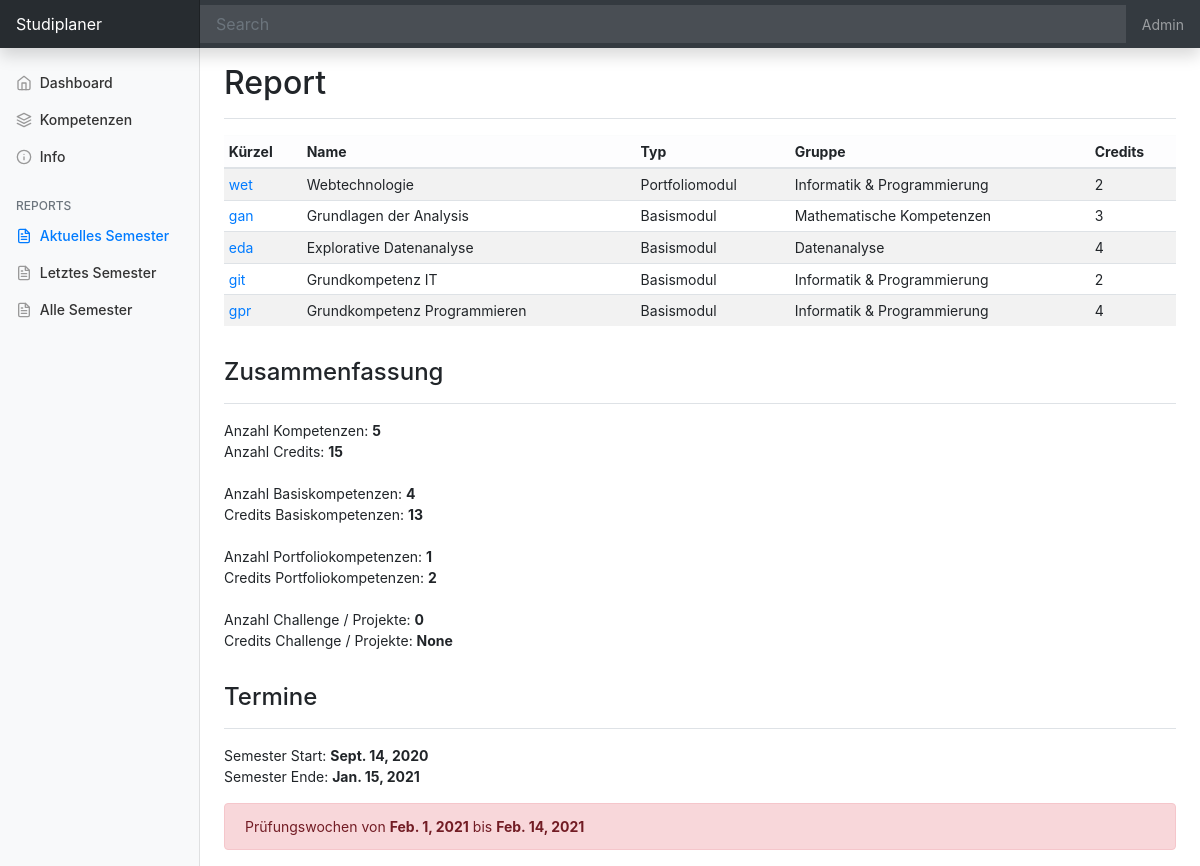
The app's page /report/current/, older data.
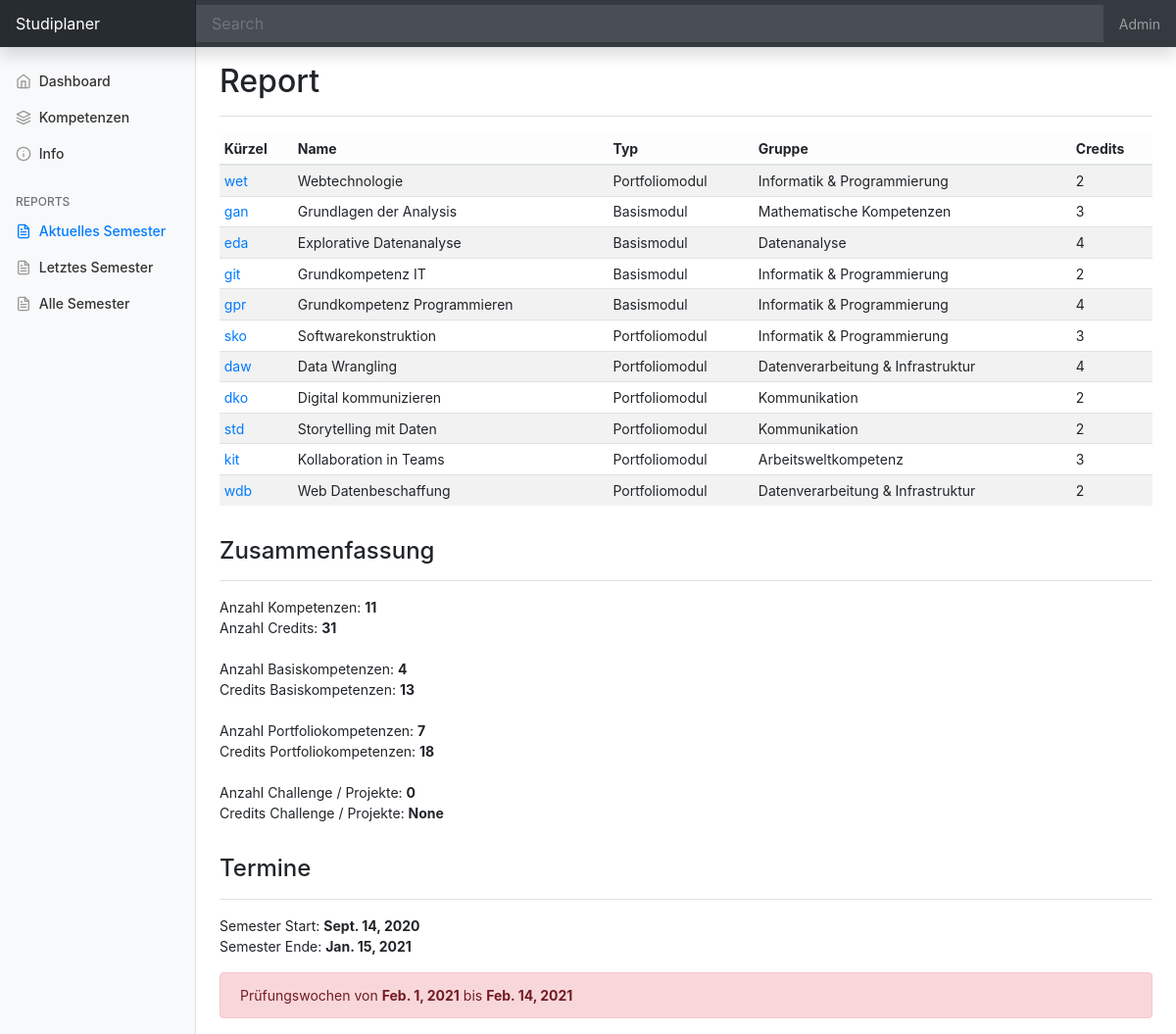
The same page, newer data.
### kompetenzen/models.py (models this page shows, shortened)
class course(models.Model):
    id              = models.AutoField(primary_key=True)
    name            = models.CharField(max_length=200, null=True)
    shortname       = models.CharField(max_length=10, null=True)
    type            = models.ForeignKey(course_type, null=True, on_delete=models.SET_NULL, blank=True)
    group           = models.ForeignKey(course_group, null=True,on_delete=models.SET_NULL, blank=True)
    credits         = models.IntegerField(null=True)
    date_created    = models.DateTimeField(auto_now_add=True)
    done            = models.BooleanField(default=False)
    semester        = models.ForeignKey(course_semester, null=True, on_delete=models.SET_NULL, blank=True)
    link            = models.CharField(max_length=300, null=True, blank=True)

class course_type(models.Model):
    id              = models.AutoField(primary_key=True)
    name            = models.CharField(max_length=100, null=True)
    date_created    = models.DateTimeField(auto_now_add=True)
    def __str__(self):
        return self.name

class course_group(models.Model):
    id              = models.AutoField(primary_key=True)
    name            = models.CharField(max_length=100, null=True)
    maxcredits      = models.IntegerField(null=True)
    mincredits      = models.IntegerField(null=True)
    date_created    = models.DateTimeField(auto_now_add=True)
    def __str__(self):
        return self.name

### kompetenzen/views.py (the view, shortened to what this page needs)
# urls.py: path('report/<str:name>/', views.report, name="report"),
def report(request, name):
     if name == "current":
          co = course.objects.filter(semester__current=True)
          so = course_semester.objects.get(current=True)
          bo = course.objects.filter(semester__current=True,type__name='Basismodul').count()
          bosum = course.objects.filter(semester__current=True,type__name='Basismodul').aggregate(sumcredits=Sum('credits'))['sumcredits']
          po = course.objects.filter(semester__current=True,type__name='Portfoliomodul').count()
          posum = course.objects.filter(semester__current=True,type__name='Portfoliomodul').aggregate(sumcredits=Sum('credits'))['sumcredits']
          cp = course.objects.filter(semester__current=True,type__name='Challenge- / Projektmodul').count()
          cpsum = course.objects.filter(semester__current=True,type__name='Challenge- / Projektmodul').aggregate(sumcredits=Sum('credits'))['sumcredits']
     coursetotal = 0
     creditstotal = 0
     for c in co:
          coursetotal += 1
          creditstotal += c.credits
     context = {'course':co,
               'semester':so,
               'coursetotal':coursetotal,
               'creditstotal':creditstotal,
               'bo':bo,
               'bosum':bosum,
               'po':po,
               'posum':posum,
               'cp':cp,
               'cpsum':cpsum
               }
     return render(request, 'kompetenzen/report.html', context)

### kompetenzen/templates/kompetenzen/report.html
{% extends 'kompetenzen/main.html' %}
{% block content %}
<main class="col-md-9 ml-sm-auto col-lg-10 px-md-4">
  <div class="d-flex justify-content-between flex-wrap flex-md-nowrap align-items-center pt-3 pb-2 mb-3 border-bottom">
    <h1 class="h2">Report</h1>
  </div>
  <div class="table-responsive">
    <table class="table table-striped table-sm">
      <thead class="table-light">
        <tr>
          <th>Kürzel</th>
          <th>Name</th>
          <th>Typ</th>
          <th>Gruppe</th>
          <th>Credits</th>
        </tr>
      </thead>
      <tbody>
        {% for i in course %}
        <tr>
          <td><a href="{% url 'coursedetail'  i.id %}">{{i.shortname}}</a></td>
          <td>{{i.name}}</td>
          <td>{{i.type}}</td>
          <td>{{i.group}}</td>
          <td>{{i.credits}}</td>
        </tr>
        {% endfor %}
      </tbody>
    </table>
    <div class="d-flex justify-content-between flex-wrap flex-md-nowrap align-items-center pt-3 pb-2 mb-3 border-bottom">
        <h4 class="h4">Zusammenfassung</h4>
    </div>
    <div>
      <p>
        Anzahl Kompetenzen: <b>{{coursetotal}}</b><br>
        Anzahl Credits: <b>{{creditstotal}}</b><br><br>
        Anzahl Basiskompetenzen: <b>{{bo}}</b><br>
        Credits Basiskompetenzen: <b>{{bosum}}</b><br><br>
        Anzahl Portfoliokompetenzen: <b>{{po}}</b><br>
        Credits Portfoliokompetenzen: <b>{{posum}}</b><br><br>
        Anzahl Challenge / Projekte: <b>{{cp}}</b><br>
        Credits Challenge / Projekte: <b>{{cpsum}}</b>
      </p>
    </div>
    <div class="d-flex justify-content-between flex-wrap flex-md-nowrap align-items-center pt-3 pb-2 mb-3 border-bottom">
        <h4 class="h4">Termine</h4>
    </div>
    <div>
        <p>Semester Start: <b>{{semester.start}}</b><br>
        Semester Ende: <b>{{semester.end}}</b></p>
        <div class="alert alert-danger" role="alert">
            Prüfungswochen von <b>{{semester.start_exam}}</b> bis <b>{{semester.end_exam}}</b>
        </div>
    </div>
  </div>
</main>
{% endblock %}

Row changes from the older to the newer data that the page shows:
added course: shortname "sko", name "Softwarekonstruktion", type "Portfoliomodul", group "Informatik & Programmierung", credits "3"
added course: shortname "daw", name "Data Wrangling", type "Portfoliomodul", group "Datenverarbeitung & Infrastruktur", credits "4"
added course: shortname "dko", name "Digital kommunizieren", type "Portfoliomodul", group "Kommunikation", credits "2"
added course: shortname "std", name "Storytelling mit Daten", type "Portfoliomodul", group "Kommunikation", credits "2"
added course: shortname "kit", name "Kollaboration in Teams", type "Portfoliomodul", group "Arbeitsweltkompetenz", credits "3"
added course: shortname "wdb", name "Web Datenbeschaffung", type "Portfoliomodul", group "Datenverarbeitung & Infrastruktur", credits "2"
Text that changed along with them:
{{ coursetotal }}: "5" → "11"
{{ creditstotal }}: "15" → "31"
{{ po }}: "1" → "7"
{{ posum }}: "2" → "18"
